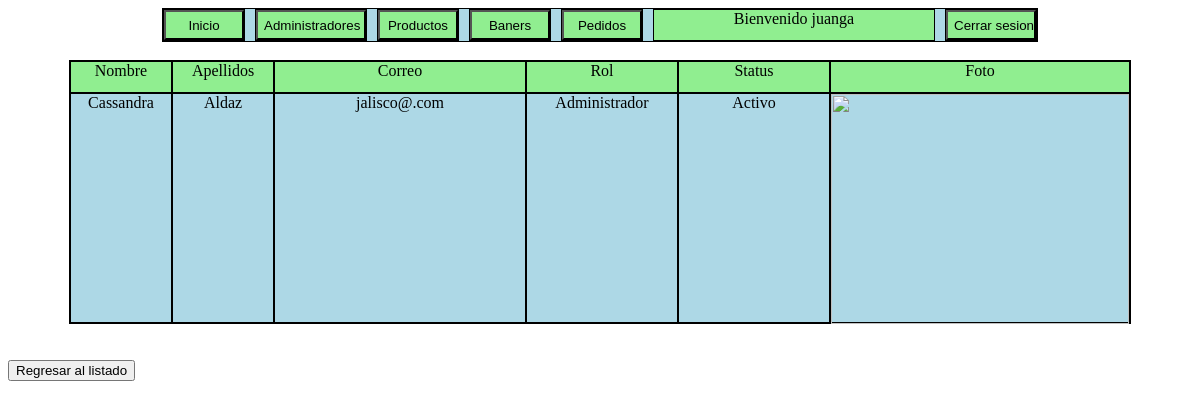
Screenshot of /Administradores/Administradores_detalle.php?id=8 (signed in) with the database file from the repository.
### tables this page shows
CREATE TABLE IF NOT EXISTS `administradores` (
  `id` int(11) NOT NULL AUTO_INCREMENT,
  `nombre` varchar(128) NOT NULL,
  `apellidos` varchar(128) NOT NULL,
  `correo` varchar(128) NOT NULL,
  `pass` varchar(32) NOT NULL,
  `rol` int(1) NOT NULL DEFAULT '1',
  `archivo_n` varchar(255) NOT NULL,
  `archivo` varchar(128) NOT NULL,
  `status` int(1) NOT NULL DEFAULT '1',
  `eliminado` int(1) NOT NULL DEFAULT '0',
  PRIMARY KEY (`id`)
);

### Administradores/Administradores_detalle.php (the view, shortened to what this page needs)
<?php
    $varsesion =$_SESSION['nombre'];
    if($varsesion==null||$varsesion==''){
        header("Location:Index.php");
    }
    else{
        $name = $_SESSION['nombre'];
    }
?>
<html>
    <head>
    </head>
    <?php
            $con = conecta();
            $id = $_REQUEST['id'];
            $sql ="SELECT nombre,apellidos,correo,rol,status,archivo_n FROM `administradores` WHERE id=$id;";
            $res = $con->query($sql);
            $row=$res->fetch_array();
        ?>
    <body>
    <div class='Menup'>
            <div class='Inicio'>
            <input type="button" class='botoni' value="Inicio" onclick="bienvenido();">
            </div>
            <div class='administradores'>
            <input type="button" class='botona' value="Administradores" onclick="administradores();">
            </div>
            <div class='productos'>
            <input type="button" class='botonp' value="Productos" onclick="productos();">
            </div>
            <div class='baners'>
            <input type="button" class='botoni' value="Baners" onclick="baners();">
            </div>
            <div clasS='pedidos'>
            <input type="button" class='botoni' value="Pedidos" onclick="pedidos();">
            </div>
            <div class='name'>Bienvenido <?php echo $name;?> </div>
            <div class='cerrar'>
            <input type="button" class='boton' value="Cerrar sesion" onclick="cerrarsesion();">
            </div>
        </div><br>
        <div class="tabla">
            <div class="nombre">Nombre</div>
            <div class="nombre">Apellidos</div>
            <div class="correo">Correo</div>
            <div class="fila">Rol</div>
            <div class="fila">Status</div>
            <div class="imagen">Foto</div><br>
            <div class="nombredeta">
                <?php
                echo $row['nombre'];?>
            </div>
            <div class="nombredeta">
            <?php
                echo $row['apellidos'];?>
            </div>
            <div class="correodeta">
            <?php
                echo $row['correo'];?>
            </div>
            <div class="fila2">
            <?php
                $rol_text=($row['rol']=='1') ? "Administrador":"Usiario";
                echo $rol_text;?>
            </div>
            <div class="fila2">
            <?php
            $status_txt=($row['status']=='1')? "Activo":"Inactivo";
                echo $status_txt;?>
            </div>
            <div class="imagendeta">
                <img src="Archivos/<?php echo $row['archivo_n'];?>" class="imga">
            </div>
            </div>
        </div><br><br>
        <button onclick="window.location.href='Administradores_lista.php'">Regresar al listado</button><br><br>
    </body>
</html>

### Administradores/Administradores_detalle.php (style rules this page uses)
.menup { height: 32px; width:874px; border: 1px solid black; margin-left: auto; margin-right: auto; background-color:lightblue; }
.name { height: 30px; width: 280px; border: 1px solid black; background-color:lightgreen; float: left; text-align: center; }
.cerrar { height: 30px; width: 90px; border: 1px solid black; background-color:lightgreen; float: left; margin-left:10px; }
.boton { background-color: lightgreen; width: 90px; height: 30px; }
.Inicio { float: left; height: 30px; width: 80px; border: 1px solid black; background-color:lightgreen; margin-right:10px; }
.botoni { background-color: lightgreen; width: 80px; height: 30px; }
.administradores { float:left; border: 1px solid black; margin-right:10px; }
.botona { background-color: lightgreen; width: 110px; height: 30px; }
.productos { float:left; border: 1px solid black; margin-right:10px; }
.botonp { background-color: lightgreen; width: 80px; height: 30px; }
.baners { float:left; border: 1px solid black; margin-right:10px; }
.pedidos { float:left; border: 1px solid black; margin-right:10px; }
.tabla { height: 262px; width: 1060px; border: 1px solid black; margin-left: auto; margin-right: auto; background-color:lightblue; }
.fila { height: auto; width: 150px; border:1px solid black; height:30px; float:left; text-align: center; background-color:lightgreen; }
.fila2 { height: auto; width: 150px; border:1px solid black; height:228px; float:left; text-align: center; }
.correo { height: auto; width: 250px; border:1px solid black; height:30px; float:left; text-align: center; background-color:lightgreen; }
.nombre { height: auto; width: 100px; border:1px solid black; height:30px; float:left; text-align: center; background-color:lightgreen; }
.nombredeta { height: auto; width: 100px; border:1px solid black; height:228px; float:left; text-align: center; }
.correodeta { height: auto; width: 250px; border:1px solid black; height:228px; float:left; text-align: center; }
.imagen { height: auto; width: 298px; border:1px solid black; height:30px; float:left; text-align: center; background-color:lightgreen; }
.imagendeta { height: auto; width: 298px; border:1px solid black; height:228px; float:left; text-align: center; }
.imga { height:230px; width: 298px; }

### rows the page displays
administradores: nombre "Cassandra", apellidos "Aldaz", correo "jalisco@.com", rol "Administrador", status "Activo"

### other values shown
$name "juanga"
